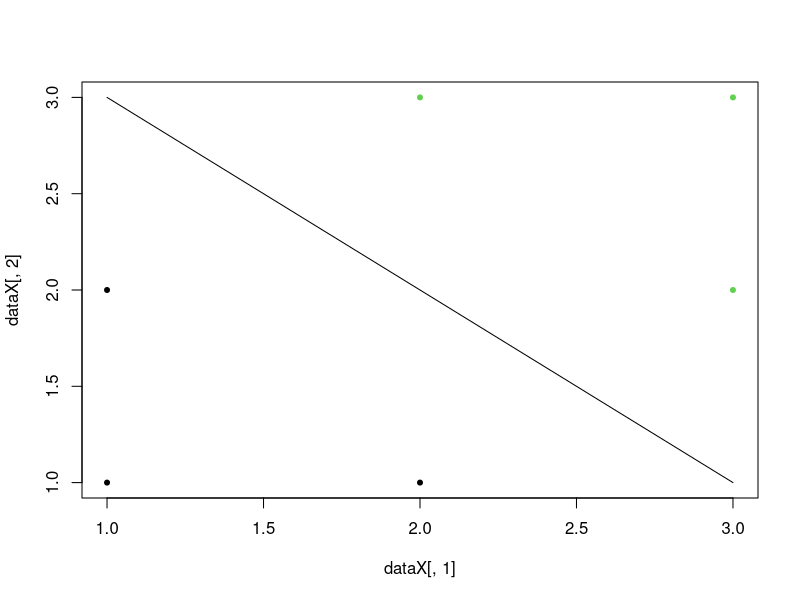

The R script that drew this image:
library(  quadprog)
library(Matrix)

dataX <- matrix(c(1,1,2,2,3,3,1,2,1,3,2,3),6,2)
dataY <- c(rep(-1,3),rep(1,3))


findWsBs <- function(dataX,dataY) {
	m <- length(dataY)
	dvec <- rep(1,m)
	Dmat <- matrix(0,m,m)
	for (i in 1:m) 
		for (j in 1:m) 
			Dmat[i,j] = (dataY[i]*dataY[j])*(dataX[i,]%*%dataX[j,])
	Amat <- t ( rbind(dataY,diag(m)) )
	bvec <- rep(0,m+1)
	Dmat <- nearPD(Dmat)$mat
	sol <- solve.QP(Dmat, dvec, Amat, meq=1)
	alpha <- sol$solution
	w <- colSums((alpha*dataY)*dataX)
	w <- w / sqrt(sum(w^2))
	dataXPos <- dataX[which(dataY==1),]
	dataXNeg <- dataX[which(dataY==-1),]
	b = - (  min(dataXPos %*% w) + max(dataXNeg %*% w) ) / 2
	return (list(w=w, b=b))
}


ans <- findWsBs (dataX,dataY)
w <- ans$w
b <- ans$b 

plot(dataX[,1],dataX[,2],col=(dataY+2),pch=20)
x1 <- seq(min(dataX[,1]), max(dataX[,1]), length.out=100)
x2 <- - ( (w[1]/w[2]) * x1 ) - (b/w[2])
lines(x1,x2)

testDataX <- matrix(c(0,4,0,4),2,2)

SVM <- function(dataX, dataY, testDataX) {
	ans <- findWsBs (dataX,dataY)
	w <- ans$w
	b <- ans$b
	return ( sign( (testDataX %*% w) + b ) )
}

pred <- SVM(dataX, dataY, testDataX)
